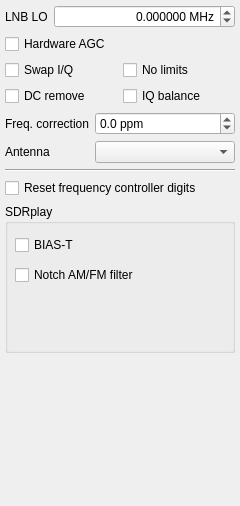
<?xml version="1.0" encoding="UTF-8"?>
<ui version="4.0">
 <class>DockInputCtl</class>
 <widget class="QDockWidget" name="DockInputCtl">
  <property name="geometry">
   <rect>
    <x>0</x>
    <y>0</y>
    <width>240</width>
    <height>506</height>
   </rect>
  </property>
  <property name="minimumSize">
   <size>
    <width>240</width>
    <height>311</height>
   </size>
  </property>
  <property name="windowIcon">
   <iconset resource="../../resources/icons.qrc">
    <normaloff>:/icons/icons/flash.svg</normaloff>:/icons/icons/flash.svg</iconset>
  </property>
  <property name="floating">
   <bool>false</bool>
  </property>
  <property name="allowedAreas">
   <set>Qt::LeftDockWidgetArea|Qt::RightDockWidgetArea</set>
  </property>
  <property name="windowTitle">
   <string>&amp;Input controls</string>
  </property>
  <widget class="QWidget" name="dockWidgetContents">
   <layout class="QVBoxLayout" name="verticalLayout">
    <property name="spacing">
     <number>6</number>
    </property>
    <property name="leftMargin">
     <number>5</number>
    </property>
    <property name="topMargin">
     <number>5</number>
    </property>
    <property name="rightMargin">
     <number>5</number>
    </property>
    <property name="bottomMargin">
     <number>5</number>
    </property>
    <item>
     <layout class="QHBoxLayout" name="horizontalLayout">
      <item>
       <widget class="QLabel" name="lnbLabel">
        <property name="text">
         <string>LNB LO</string>
        </property>
        <property name="indent">
         <number>-1</number>
        </property>
       </widget>
      </item>
      <item>
       <widget class="QDoubleSpinBox" name="lnbSpinBox">
        <property name="sizePolicy">
         <sizepolicy hsizetype="MinimumExpanding" vsizetype="Fixed">
          <horstretch>0</horstretch>
          <verstretch>0</verstretch>
         </sizepolicy>
        </property>
        <property name="toolTip">
         <string>Local oscillator of up or down converter</string>
        </property>
        <property name="statusTip">
         <string/>
        </property>
        <property name="alignment">
         <set>Qt::AlignRight|Qt::AlignTrailing|Qt::AlignVCenter</set>
        </property>
        <property name="suffix">
         <string> MHz</string>
        </property>
        <property name="decimals">
         <number>6</number>
        </property>
        <property name="minimum">
         <double>-500000.000000000000000</double>
        </property>
        <property name="maximum">
         <double>500000.000000000000000</double>
        </property>
       </widget>
      </item>
     </layout>
    </item>
    <item>
     <layout class="QHBoxLayout" name="horizontalLayout_2">
      <item>
       <widget class="QCheckBox" name="agcButton">
        <property name="toolTip">
         <string>&lt;html&gt;&lt;head/&gt;&lt;body&gt;&lt;p&gt;Toggle hardware-based automatic gain control.&lt;/p&gt;&lt;p&gt;This feature requires hardware that supports it. It is known to work with RTL-SDR devices.&lt;/p&gt;&lt;/body&gt;&lt;/html&gt;</string>
        </property>
        <property name="text">
         <string>Hardware AGC</string>
        </property>
       </widget>
      </item>
     </layout>
    </item>
    <item>
     <layout class="QGridLayout" name="gridLayout">
      <item row="0" column="0">
       <widget class="QCheckBox" name="iqSwapButton">
        <property name="toolTip">
         <string>&lt;html&gt;&lt;head/&gt;&lt;body&gt;&lt;p&gt;Swap the the I/Q channels. This can be useful with audio-based input or when dealing with inverted IF.&lt;/p&gt;&lt;/body&gt;&lt;/html&gt;</string>
        </property>
        <property name="text">
         <string>Swap I/Q</string>
        </property>
        <property name="tristate">
         <bool>false</bool>
        </property>
       </widget>
      </item>
      <item row="0" column="1">
       <widget class="QCheckBox" name="ignoreButton">
        <property name="toolTip">
         <string>&lt;html&gt;&lt;head/&gt;&lt;body&gt;&lt;p&gt;Ignore hardware limits such as frequency range. This allows experimenting with out-of-spec settings.&lt;/p&gt;&lt;/body&gt;&lt;/html&gt;</string>
        </property>
        <property name="text">
         <string>No limits</string>
        </property>
       </widget>
      </item>
      <item row="1" column="0">
       <widget class="QCheckBox" name="dcCancelButton">
        <property name="toolTip">
         <string>Enable automatic DC removal</string>
        </property>
        <property name="text">
         <string>DC remove</string>
        </property>
       </widget>
      </item>
      <item row="1" column="1">
       <widget class="QCheckBox" name="iqBalanceButton">
        <property name="toolTip">
         <string>Enable automatic I/Q balance (requires gr-iqbal component)</string>
        </property>
        <property name="text">
         <string>IQ balance</string>
        </property>
       </widget>
      </item>
     </layout>
    </item>
    <item>
     <layout class="QFormLayout" name="formLayout">
      <item row="0" column="0">
       <widget class="QLabel" name="freqCorrLabel">
        <property name="text">
         <string>Freq. correction</string>
        </property>
        <property name="alignment">
         <set>Qt::AlignRight|Qt::AlignTrailing|Qt::AlignVCenter</set>
        </property>
       </widget>
      </item>
      <item row="0" column="1">
       <widget class="QDoubleSpinBox" name="freqCorrSpinBox">
        <property name="sizePolicy">
         <sizepolicy hsizetype="MinimumExpanding" vsizetype="Minimum">
          <horstretch>0</horstretch>
          <verstretch>0</verstretch>
         </sizepolicy>
        </property>
        <property name="suffix">
         <string> ppm</string>
        </property>
        <property name="decimals">
         <number>1</number>
        </property>
        <property name="minimum">
         <double>-500.000000000000000</double>
        </property>
        <property name="maximum">
         <double>500.000000000000000</double>
        </property>
        <property name="value">
         <double>0.000000000000000</double>
        </property>
       </widget>
      </item>
      <item row="1" column="0">
       <widget class="QLabel" name="antSelectorLabel">
        <property name="toolTip">
         <string>Select active antenna connector</string>
        </property>
        <property name="text">
         <string>Antenna</string>
        </property>
       </widget>
      </item>
      <item row="1" column="1">
       <widget class="QComboBox" name="antSelector">
        <property name="sizePolicy">
         <sizepolicy hsizetype="MinimumExpanding" vsizetype="Minimum">
          <horstretch>0</horstretch>
          <verstretch>0</verstretch>
         </sizepolicy>
        </property>
        <property name="toolTip">
         <string>Select active antenna connector</string>
        </property>
       </widget>
      </item>
     </layout>
    </item>
    <item>
     <widget class="Line" name="line">
      <property name="orientation">
       <enum>Qt::Horizontal</enum>
      </property>
     </widget>
    </item>
    <item>
     <widget class="QCheckBox" name="freqCtrlResetButton">
      <property name="toolTip">
       <string>&lt;html&gt;&lt;head/&gt;&lt;body&gt;&lt;p&gt;Reset subordinate digits in main frequency control widget&lt;/p&gt;&lt;/body&gt;&lt;/html&gt;</string>
      </property>
      <property name="text">
       <string>Reset frequency controller digits</string>
      </property>
     </widget>
    </item>
    <item>
     <widget class="QGroupBox" name="groupBox">
      <property name="sizePolicy">
       <sizepolicy hsizetype="Preferred" vsizetype="Expanding">
        <horstretch>0</horstretch>
        <verstretch>0</verstretch>
       </sizepolicy>
      </property>
      <property name="title">
       <string>SDRplay</string>
      </property>
      <widget class="QCheckBox" name="biastEnableButton">
       <property name="geometry">
        <rect>
         <x>10</x>
         <y>30</y>
         <width>201</width>
         <height>22</height>
        </rect>
       </property>
       <property name="sizePolicy">
        <sizepolicy hsizetype="Expanding" vsizetype="Fixed">
         <horstretch>0</horstretch>
         <verstretch>0</verstretch>
        </sizepolicy>
       </property>
       <property name="text">
        <string>BIAS-T</string>
       </property>
      </widget>
      <widget class="QCheckBox" name="notchAMFMButton">
       <property name="geometry">
        <rect>
         <x>10</x>
         <y>60</y>
         <width>201</width>
         <height>22</height>
        </rect>
       </property>
       <property name="text">
        <string>Notch AM/FM filter</string>
       </property>
      </widget>
     </widget>
    </item>
    <item>
     <spacer name="verticalSpacer">
      <property name="orientation">
       <enum>Qt::Vertical</enum>
      </property>
      <property name="sizeHint" stdset="0">
       <size>
        <width>5</width>
        <height>0</height>
       </size>
      </property>
     </spacer>
    </item>
   </layout>
  </widget>
 </widget>
 <resources>
  <include location="../../resources/icons.qrc"/>
 </resources>
 <connections/>
</ui>
